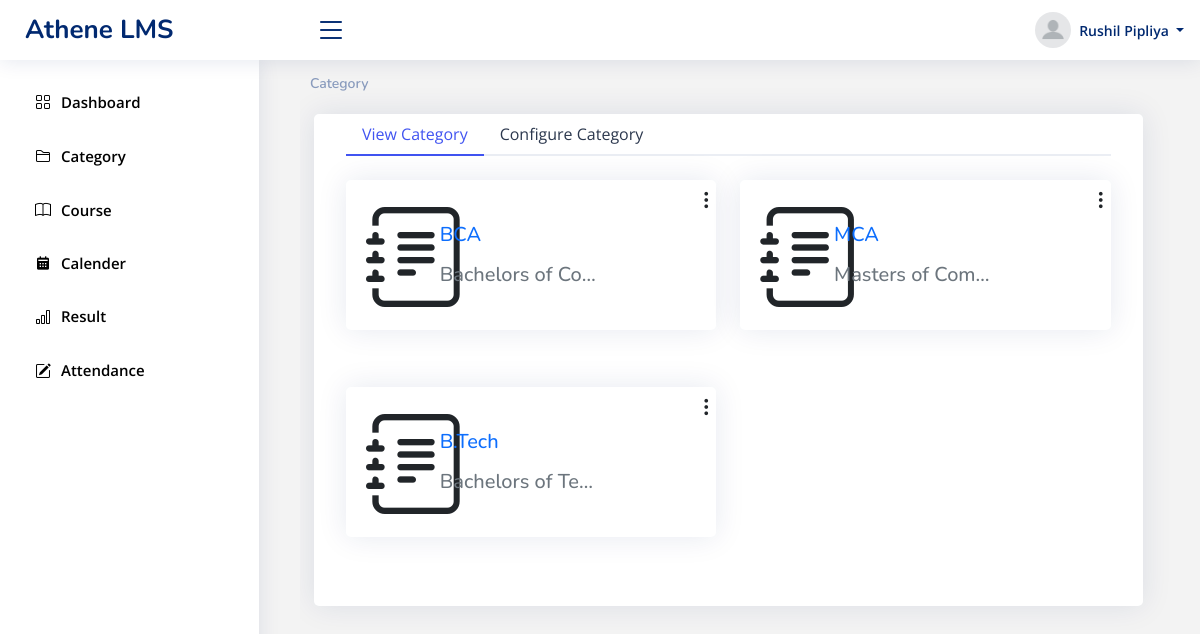
/ALMS/category/category_admin.php (signed in), run on the app's committed database.
### tables this page shows
CREATE TABLE `category` (
  `cat_id` int NOT NULL,
  `cat_short_name` varchar(20) DEFAULT NULL,
  `cat_full_name` varchar(100) NOT NULL,
  `cat_code` varchar(10) DEFAULT NULL
);

### ALMS/category/category_admin.php (the view, shortened to what this page needs)
<!DOCTYPE html>
<html lang="en">
<head>
    <?php include "../css.php"; ?>
    <link href="../assets/css/style.css" rel="stylesheet">
</head>
<body>
    <?php
    require_once "../sidebar.php";
    require_once "../header.php";
    ?>
    <main id="main" class="main overflow-hidden">
        <div class="pagetitle">
            <nav>
                <ol class="breadcrumb">
                    <li class="breadcrumb-item active"><a href="#">Category</a></li>
                </ol>
            </nav>
        </div>
        <div class="row">
            <div class="card ms-3 col-11 m-1 ">
                <div class="card-body">
                    <ul class="nav nav-tabs nav-tabs-bordered" id="borderedTab" role="tablist">
                        <li class="nav-item" role="presentation">
                            <button class="nav-link active" id="home-tab" data-bs-toggle="tab" data-bs-target="#bordered-home" type="button" role="tab" aria-controls="home" aria-selected="true">View Category</button>
                        </li>
                        <li class="nav-item" role="presentation">
                            <button class="nav-link" id="profile-tab" data-bs-toggle="tab" data-bs-target="#bordered-profile" type="button" role="tab" aria-controls="profile" aria-selected="false">Configure Category</button>
                        </li>
                    </ul>
                    <div class="tab-content pt-2" id="borderedTabContent">
                        <div class="tab-pane fade show active" id="bordered-home" role="tabpanel" aria-labelledby="home-tab">
                            <?php
                            $sql = "SELECT * FROM category";
                            $result = mysqli_query($conn, $sql);
                            if (!empty($result->num_rows) && $result->num_rows > 0) {
                                $i = 1;
                                while ($row = mysqli_fetch_assoc($result)) {
                                    if ($i % 2 == 1) {
                                        echo "<div class='row mt-3'>";
                                    }
                                    echo "
                                    <div class='col-lg-6 col-md-6 col-sm-12 mb-3'>
                                    <div class='card card-hover'>
                                        <div class='row no-gutters'>
                                            <div class='col-3 col-sm-2'>
                                                <i class='bi bi-journal-text text-dark' style='font-size:100px;padding-left:20px;'></i>
                                            </div>
                                            <div class='col-12 col-sm-7'>
                                                <div class='card-body'>
                                                    <h5 class='card-title'></h5>
                                                    <h5 class='place-card__content_header ms-2'>
                                                        <a href='../course/course_admin.php?cat_id={$row['cat_id']}'><p class='text-primary place-title'>{$row['cat_short_name']}</p></a>
                                                        <p class='text-muted d-block text-truncate'>{$row['cat_full_name']}</p>
                                                    </h5>
                                                </div>
                                            </div>
                                            <div class='col-12 col-sm-3 text-center'>
                                                <div class='d-flex flex-row-reverse justify-content-between mt-2 '>
                                                    <a href='#' class='icon' data-bs-toggle='dropdown'><i class='bi bi-three-dots-vertical h5 text-dark'></i></a>
                                                        <li><a class='dropdown-item' href='category_edit.php?catId={$row['cat_id']}&catFullName={$row['cat_full_name']}&catShortName={$row['cat_short_name']}'>Edit</a></li>
                                                        <li><a class='dropdown-item del' link='category_db.php?deleteCategory={$row['cat_id']}' short='{$row['cat_short_name']}' full='{$row['cat_full_name']}'>Delete</a></li>
                                                </div>
                                            </div>
                                        </div>
                                    </div>
                                </div>
                                 ";
                                    if ($i % 2 == 0) {
                                        echo "</div>";
                                    }
                                    $i++;
                                }
                            } else {
                                echo "<h6 class='text-secondary my-3 text-center'>No categories are available</h6>";
                            }
                            ?>
                        </div>
                    </div>
                    <div class="tab-content pt-2">
                    </div>
                </div>
            </div>
        </div>
        </div>
    </main>
</body>
</html>

### ALMS/assets/css/style.css (style rules this page uses)
:root { scroll-behavior: smooth; }
body { font-family: "Open Sans", sans-serif; background: #f3f3f3; color: #e2e2e2; }
a { color: #4154f1; text-decoration: none; }
h1, h2, h3, h4, h5, h6 { font-family: "Nunito", sans-serif; }
#main { margin-top: 53px; padding: 20px 10px; transition: all 0.4s; }
.pagetitle { margin-bottom: 10px; }
.card { margin-bottom: 25px; border:none; border-radius: 5px; box-shadow: 0px 0 30px rgba(1, 41, 112, 0.1); }
.card-title { padding: 20px 0 15px 0; font-size: 18px; font-weight: 500; color: #012970; font-family: "Poppins", sans-serif; }
.card-body { padding: 0 20px 20px 20px; }
.breadcrumb { font-size: 14px; font-family: "Nunito", sans-serif; color: #899bbd; font-weight: 600; }
.breadcrumb a { color: #899bbd; transition: 0.3s; }
.breadcrumb .breadcrumb-item::before { color: #899bbd; }
.breadcrumb .active { color: #51678f; font-weight: 600; }
.nav-tabs-bordered { border-bottom: 2px solid #ebeef4; }
.nav-tabs-bordered .nav-link { margin-bottom: -2px; border: none; color: #2c384e; }
.nav-tabs-bordered .nav-link.active { background-color: #fff; color: #4154f1; border-bottom: 2px solid #4154f1; }
@media (min-width: 1200px) { #main, #footer { margin-left: 300px; } }

### ALMS/category/category_admin.php (style rules this page uses)
@media (min-width: 992px) { .nav-tabs { flex-direction: row; } }
@media (min-width: 992px) { .nav-link { flex: 1; text-align: center; } }

### data on the page
category: cat_short_name "BCA", cat_full_name "Bachelors of Co…"
category: cat_short_name "MCA", cat_full_name "Masters of Com…"
category: cat_short_name "B.Tech", cat_full_name "Bachelors of Te…"

### other printed values
$_SESSION['username'] "Rushil Pipliya"
